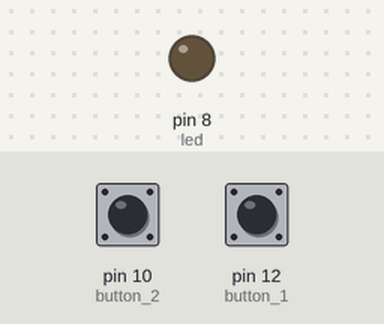
Bench run of a sketch on a simulated Arduino Uno, built with avr-gcc and run on an emulated ATmega328P. Shown: output pins drawn as LEDs (lit = HIGH). Inputs (shaded band) come from the test bench; at power-on: pin 12 (button_1) LOW, pin 10 (button_2) LOW.

Above: at 1.2 s.
1.3 s: pin 12 (button_1) pulled HIGH for 0.15 s
At 2.5 s:
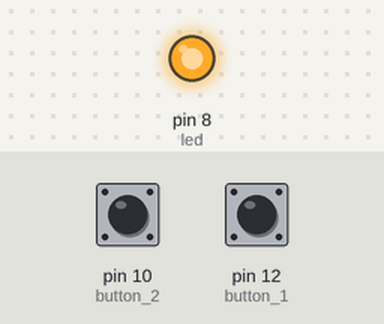
2.9 s: pin 10 (button_2) pulled HIGH for 0.15 s
At 3.9 s:
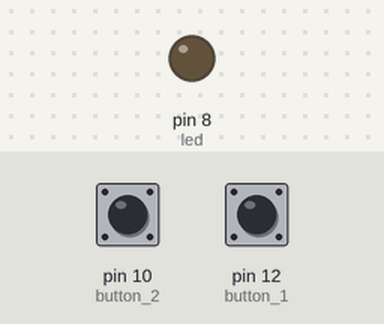
4.5 s: pin 12 (button_1) pulled HIGH for 1 s
At 5.1 s:
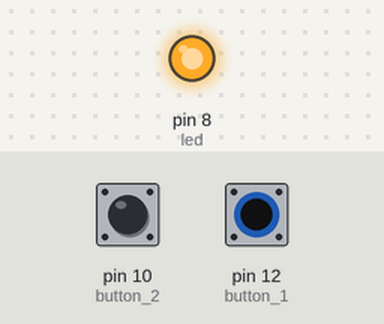
Timing chart, 0 to 7.5 s (numbered marks = the images above; inputs shaded):
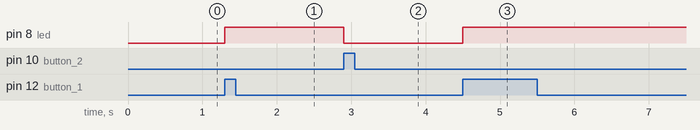

The sketch:

result.ino
```cpp
// Wiring code generated from an ArduinoML model
// Application name: Switch!

void setup(){
  pinMode(12, INPUT);  // button_1 [Sensor]
  pinMode(10, INPUT);  // button_2 [Sensor]
  pinMode(8, OUTPUT); // led [Actuator]
}

long time = 0; long debounce = 200;

void state_on() {
  digitalWrite(8,HIGH);
  boolean guard = millis() - time > debounce;
  if( digitalRead(12) == HIGH && digitalRead(10) == HIGH && guard ) {
    time = millis();
    state_error(4);
  }
  if( digitalRead(10) == HIGH && guard ) {
    time = millis();
    state_off();
  } else {
    state_on();
  }
}

void state_off() {
  digitalWrite(8,LOW);
  boolean guard = millis() - time > debounce;
  if( digitalRead(12) == HIGH && digitalRead(10) == HIGH && guard ) {
    time = millis();
    state_error(3);
  }
  if( digitalRead(12) == HIGH && guard ) {
    time = millis();
    state_on();
  } else {
    state_off();
  }
}

void loop() {
  state_off();
}
void state_error(int x) {
	for(int i = 0; i < x; i++){
		digitalWrite(13, HIGH);
		delay(800);
		digitalWrite(13, LOW);
		delay(800);
	}
	delay(1500);
	state_error(x);
}
```

Measured:
- after the input at 1.3 s, pin 8 (led): LOW → HIGH at once
- after the input at 2.9 s, pin 8 (led): HIGH → LOW at once
- after the input at 4.5 s, pin 8 (led): LOW → HIGH at once
